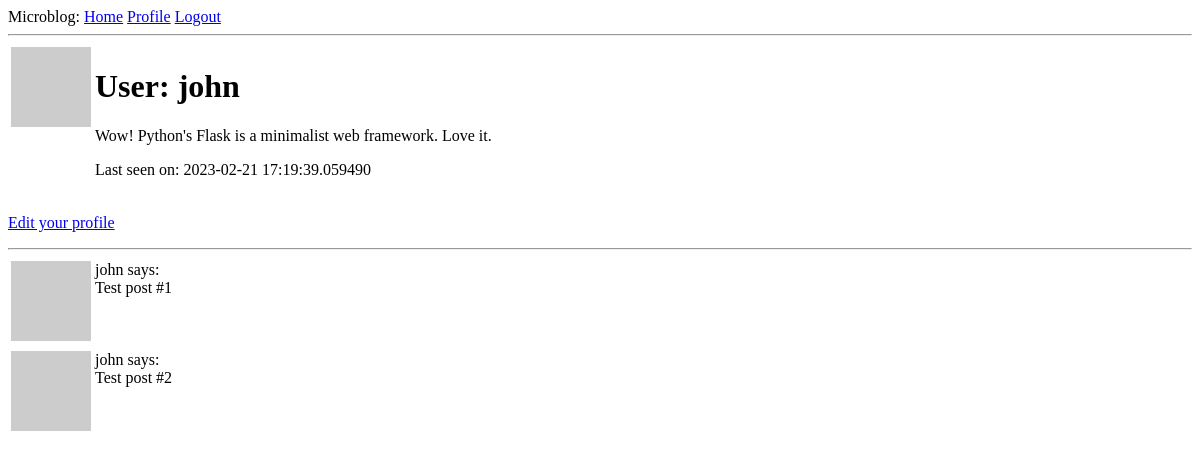
Page /user/john (signed in) on the earlier database version.
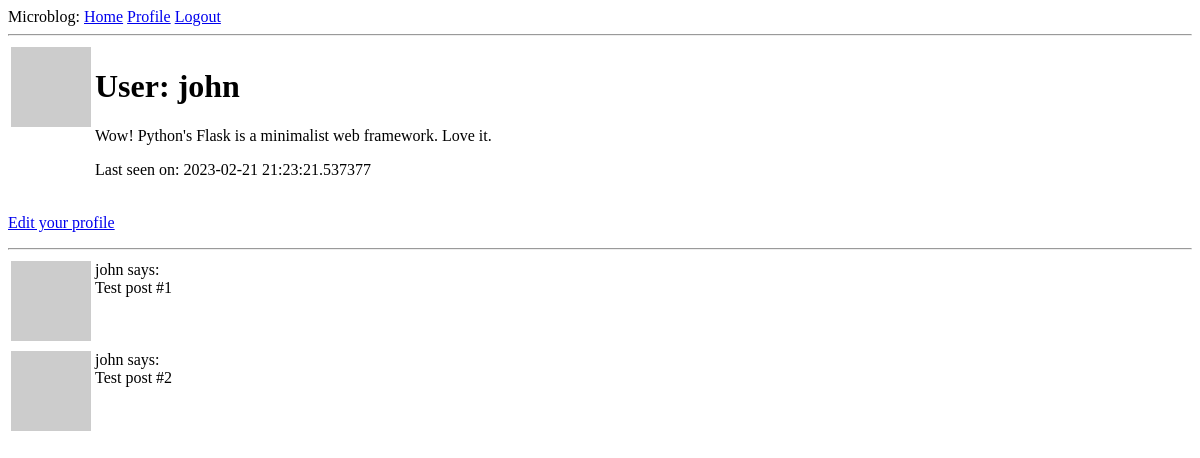
Same page on the later database version.
### app/models.py (models this page shows, shortened)
class User(UserMixin, db.Model):
  id = db.Column(db.Integer, primary_key=True)
  username = db.Column(db.String(64), index=True, unique=True)
  email = db.Column(db.String(120), index=True, unique=True)
  password_hash = db.Column(db.String(128))
  posts = db.relationship("Post", backref="author", lazy="dynamic")
  about_me = db.Column(db.String(140))
  last_seen = db.Column(db.DateTime, default=datetime.utcnow)
  def avatar(self, size):
    digest = md5(self.email.lower().encode("utf-8")).hexdigest()
    return f"https://www.gravatar.com/avatar/{digest}?d=identicon&s={size}"

### app/routes.py (the view)
@app.route("/user/<username>")
@login_required
def user(username):
  user = db.first_or_404(db.select(User).filter_by(username=username))
  posts = [{
    "author": user,
    "body": "Test post #1"
  }, {
    "author": user,
    "body": "Test post #2"
  }]
  return render_template("user.html", user=user, posts=posts)

### app/models.py (called while the page is built)
@login.user_loader
def load_user(id):
  return User.query.filter_by(id=int(id)).first()

### app/routes.py (called while the page is built)
@app.before_request
def before_request():
  if current_user.is_authenticated:
    current_user.last_seen = datetime.utcnow()
    db.session.commit()

### app/templates/user.html
{% extends "base.html" %}
{% block content %}
  <table>
    <tr valign="top">
      <td>
        <img src="{{ user.avatar(128) }}" alt="">
      </td>
      <td>
        <h1>User: {{ user.username }}</h1>
        {% if user.about_me %}
          <p>
            {{ user.about_me }}
          </p>
        {% endif %}
        {% if user.last_seen %}
          <p>Last seen on:
            {{ user.last_seen }}
          </p>
        {% endif %}
      </td>
    </tr>
  </table>
  {% if user == current_user %}
    <p>
      <a href="{{ url_for('edit_profile') }}">Edit your profile</a>
    </p>
  {% endif %}
  <hr>
  {% for post in posts %}
    {% include "_post.html" %}
  {% endfor %}
{% endblock %}

### app/templates/base.html (shortened to what this page needs)
<!DOCTYPE html>
<html lang="en">
<head>
</head>
<body>
  <div>
    <div>
      Microblog:
      <a href="{{ url_for('index') }}">Home</a>
      {% if current_user.is_anonymous %}
      <a href="{{ url_for('login') }}">Login</a>
      {% else %}
      <a href="{{ url_for('user', username=current_user.username) }}">Profile</a>
      <a href="{{ url_for('logout') }}">Logout</a>
      {% endif %}
      </div>
    <hr>
    {% block content %}{% endblock %}
  </div>
</body>
</html>

### app/templates/_post.html
<table>
  <tr valign="top">
    <td>
      <img src="{{ post.author.avatar(36) }}" alt="">
    </td>
    <td>
      {{ post.author.username }} says: <br>{{ post.body }}
    </td>
  </tr>
</table>

Differences in the rows shown:
changed User "john": last_seen "2023-02-21 17:19:39.059490" → "2023-02-21 21:23:21.537377"
